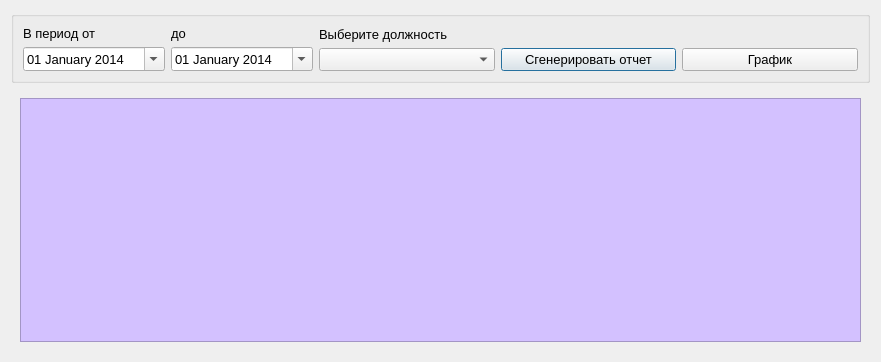
<?xml version="1.0" encoding="UTF-8"?>
<ui version="4.0">
 <class>raiting</class>
 <widget class="QDialog" name="raiting">
  <property name="geometry">
   <rect>
    <x>0</x>
    <y>0</y>
    <width>881</width>
    <height>362</height>
   </rect>
  </property>
  <property name="windowTitle">
   <string>Рейтинг сотрудников</string>
  </property>
  <layout class="QGridLayout" name="gridLayout">
   <item row="0" column="0">
    <widget class="QGroupBox" name="groupBox_criteriaOption">
     <property name="sizePolicy">
      <sizepolicy hsizetype="Expanding" vsizetype="Fixed">
       <horstretch>0</horstretch>
       <verstretch>0</verstretch>
      </sizepolicy>
     </property>
     <property name="font">
      <font>
       <pointsize>10</pointsize>
      </font>
     </property>
     <property name="title">
      <string/>
     </property>
     <layout class="QGridLayout" name="gridLayout_3">
      <item row="0" column="1">
       <widget class="QLabel" name="label_2">
        <property name="text">
         <string>Выберите должность</string>
        </property>
       </widget>
      </item>
      <item row="1" column="2">
       <widget class="QPushButton" name="pushButton_showReport">
        <property name="font">
         <font>
          <pointsize>10</pointsize>
         </font>
        </property>
        <property name="text">
         <string>Сгенерировать отчет</string>
        </property>
        <property name="icon">
         <iconset resource="../resourses.qrc">
          <normaloff>:/img/img/generate.png</normaloff>:/img/img/generate.png</iconset>
        </property>
       </widget>
      </item>
      <item row="1" column="3">
       <widget class="QPushButton" name="pushButton">
        <property name="font">
         <font>
          <pointsize>10</pointsize>
         </font>
        </property>
        <property name="text">
         <string>График</string>
        </property>
        <property name="icon">
         <iconset resource="../resourses.qrc">
          <normaloff>:/img/img/chart.png</normaloff>:/img/img/chart.png</iconset>
        </property>
       </widget>
      </item>
      <item row="0" column="0" rowspan="2">
       <layout class="QGridLayout" name="gridLayout_12">
        <item row="0" column="0">
         <widget class="QLabel" name="label_9">
          <property name="sizePolicy">
           <sizepolicy hsizetype="Fixed" vsizetype="Fixed">
            <horstretch>0</horstretch>
            <verstretch>0</verstretch>
           </sizepolicy>
          </property>
          <property name="font">
           <font>
            <pointsize>10</pointsize>
           </font>
          </property>
          <property name="text">
           <string>В период от</string>
          </property>
         </widget>
        </item>
        <item row="1" column="1">
         <widget class="QDateEdit" name="dateEdit_endReport">
          <property name="sizePolicy">
           <sizepolicy hsizetype="Fixed" vsizetype="Fixed">
            <horstretch>0</horstretch>
            <verstretch>0</verstretch>
           </sizepolicy>
          </property>
          <property name="minimumSize">
           <size>
            <width>101</width>
            <height>0</height>
           </size>
          </property>
          <property name="maximumSize">
           <size>
            <width>150</width>
            <height>16777215</height>
           </size>
          </property>
          <property name="font">
           <font>
            <pointsize>10</pointsize>
           </font>
          </property>
          <property name="displayFormat">
           <string>dd MMMM yyyy</string>
          </property>
          <property name="calendarPopup">
           <bool>true</bool>
          </property>
          <property name="date">
           <date>
            <year>2014</year>
            <month>1</month>
            <day>1</day>
           </date>
          </property>
         </widget>
        </item>
        <item row="1" column="0">
         <widget class="QDateEdit" name="dateEdit_startReport">
          <property name="sizePolicy">
           <sizepolicy hsizetype="Fixed" vsizetype="Fixed">
            <horstretch>0</horstretch>
            <verstretch>0</verstretch>
           </sizepolicy>
          </property>
          <property name="minimumSize">
           <size>
            <width>101</width>
            <height>0</height>
           </size>
          </property>
          <property name="maximumSize">
           <size>
            <width>150</width>
            <height>16777215</height>
           </size>
          </property>
          <property name="font">
           <font>
            <pointsize>10</pointsize>
           </font>
          </property>
          <property name="displayFormat">
           <string>dd MMMM yyyy</string>
          </property>
          <property name="calendarPopup">
           <bool>true</bool>
          </property>
          <property name="date">
           <date>
            <year>2014</year>
            <month>1</month>
            <day>1</day>
           </date>
          </property>
         </widget>
        </item>
        <item row="0" column="1">
         <widget class="QLabel" name="label_10">
          <property name="sizePolicy">
           <sizepolicy hsizetype="Fixed" vsizetype="Fixed">
            <horstretch>0</horstretch>
            <verstretch>0</verstretch>
           </sizepolicy>
          </property>
          <property name="font">
           <font>
            <pointsize>10</pointsize>
           </font>
          </property>
          <property name="text">
           <string>до</string>
          </property>
         </widget>
        </item>
       </layout>
      </item>
      <item row="1" column="1">
       <widget class="QComboBox" name="comboBox_doljnost"/>
      </item>
     </layout>
     <zorder>pushButton_showReport</zorder>
     <zorder>pushButton</zorder>
     <zorder>label_2</zorder>
     <zorder>comboBox_doljnost</zorder>
    </widget>
   </item>
   <item row="1" column="0">
    <widget class="QWidget" name="widget" native="true">
     <layout class="QGridLayout" name="gridLayout_2">
      <item row="0" column="0">
       <widget class="QScrollArea" name="scrollArea">
        <property name="styleSheet">
         <string notr="true">QWidget
{
	background-color: rgb(211, 193, 255);
}
QLabel
{
	background-color: transparent;
}</string>
        </property>
        <property name="widgetResizable">
         <bool>true</bool>
        </property>
        <widget class="QWidget" name="scrollAreaWidgetContents">
         <property name="geometry">
          <rect>
           <x>0</x>
           <y>0</y>
           <width>843</width>
           <height>252</height>
          </rect>
         </property>
         <layout class="QGridLayout" name="gridLayout_5">
          <item row="0" column="0">
           <layout class="QGridLayout" name="gridLayout_4"/>
          </item>
         </layout>
        </widget>
       </widget>
      </item>
     </layout>
    </widget>
   </item>
  </layout>
 </widget>
 <resources>
  <include location="../resourses.qrc"/>
 </resources>
 <connections/>
</ui>
